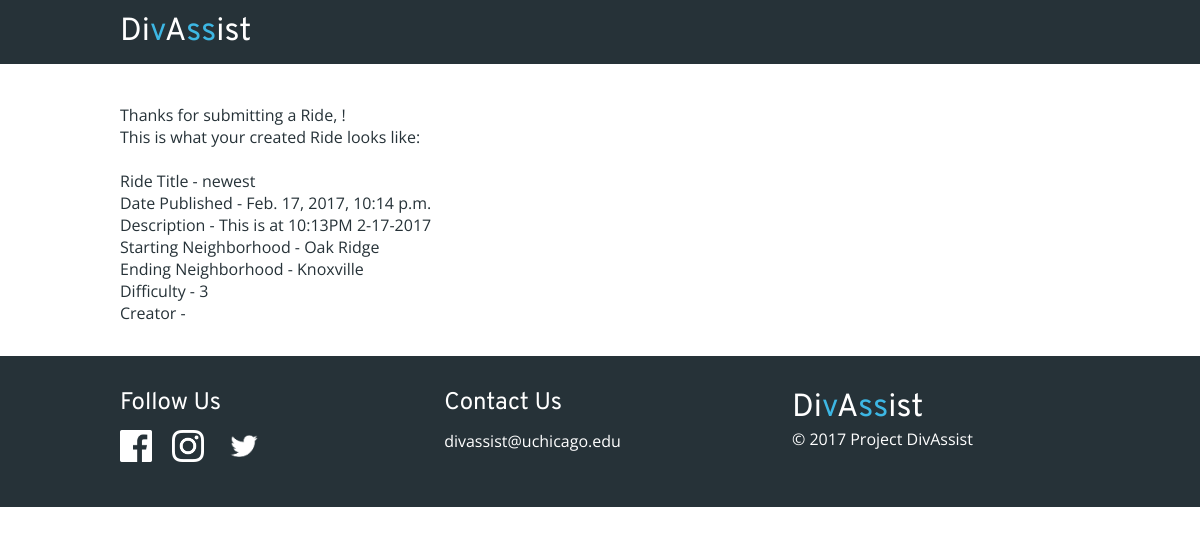
The page /rides/ride_created/ on the database as committed earlier.
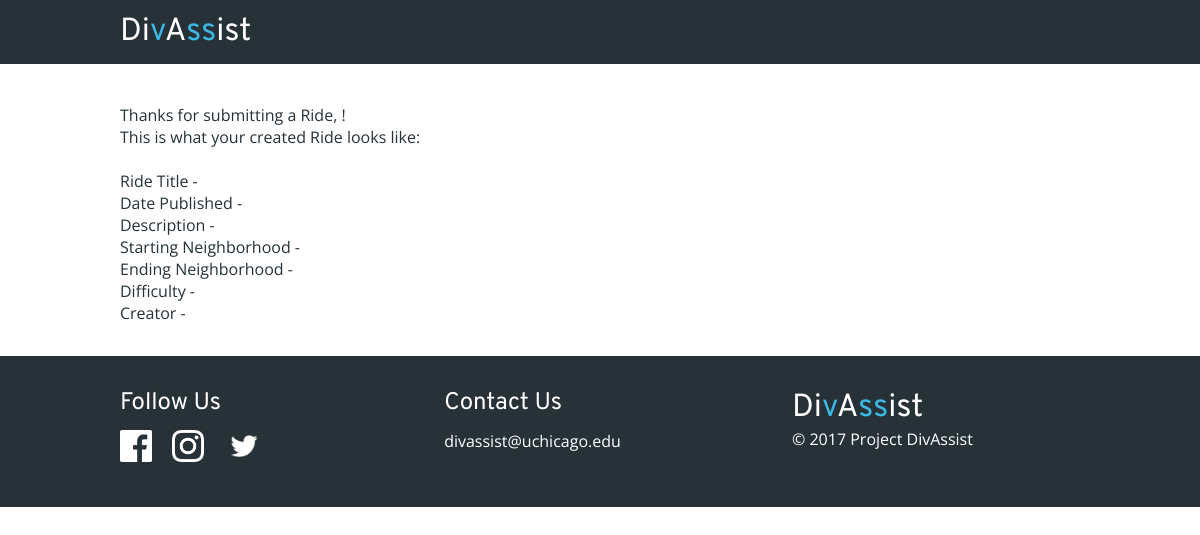
The same page on the database as committed later.
### divassist_web/models.py (models this page shows, shortened)
class Ride(models.Model):
    title_text = models.CharField(max_length=200)
    pub_date = models.DateTimeField('date published')
    desc_text = models.CharField('description', max_length=2000)
    s_neighborhood = models.CharField('start neighborhood', max_length=200)
    e_neighborhood = models.CharField('end neighborhood', max_length=200)
    difficulty = models.IntegerField()
    owner = models.ForeignKey(UserProfile)

### divassist_web/views.py (the view)
# urls.py: url(r'^rides/ride_created/$', ride_created),
def ride_created(request):
    return render(request, 'divassist_web/rides/ride_created.html', {
        'user': request.user,
        'ride': Ride.objects.last()
    })

### divassist_web/templates/divassist_web/rides/ride_created.html (shortened to what this page needs)
{% extends "base.html" %}
{% block content %}
    <p>Thanks for submitting a Ride, {{ user.username }}!</p>
    <p>This is what your created Ride looks like:</p>
    <br>
    <p>Ride Title - {{ ride.title_text }}</p>
    <p>Date Published - {{ ride.pub_date }}</p>
    <p>Description - {{ ride.desc_text }}</p>
    <p>Starting Neighborhood - {{ ride.s_neighborhood }}</p>
    <p>Ending Neighborhood - {{ ride.e_neighborhood }}</p>
    <p>Difficulty - {{ ride.difficulty }}</p>
    <p>Creator - {{ ride.owner.username }}</p>
{% endblock %}

Rows that differ between the two databases and show on the page:
removed Ride: title_text "newest", pub_date "Feb. 17, 2017, 10:14 p.m.", desc_text "This is at 10:13PM 2-17-2017", s_neighborhood "Oak Ridge", e_neighborhood "Knoxville", difficulty "3"
